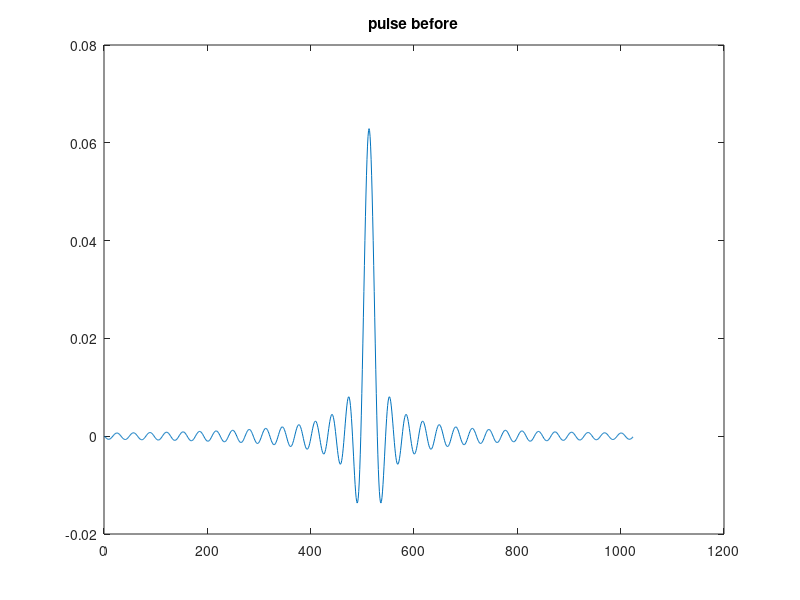
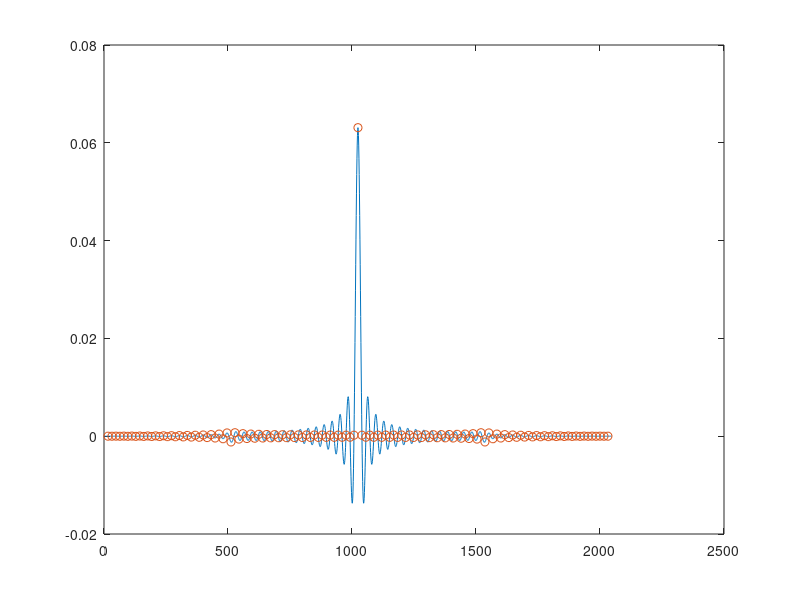

Source code (MATLAB) for these figures, in order: (Note: this script raises an error after producing the figures.)
M = 16;
N = 1024;

alpha = 0.5;

t = (-N/2:N/2-1).';

% h = rand(1024,1) - 0.5;
% h = h .* (1.0 - abs(-512:511)'./512);
h = (1/M) * sinc((1/M)*t);
h(1) = 0.0;
h = h / sum(h);

w = abs((1/M) * sinc((1/M)*t));

figure()
plot(h)
title('pulse before')

figure()
g = conv(h, h(end:-1:1));
plot(g); hold on;
[~, m0] = max(g);
m0 = rem(m0 - 1, M);
if m0 == -1
    m0 = M-1;
end
plot(m0+1:M:length(g), g(m0+1:M:end), 'o'); hold off;

for index = 1:10000
    fval = 0.0;
    gval = zeros(length(h),1);
    for m = 0:M:N-1
        [a,b] = comp(h, m0 + m);
        if (rem(index, 10) >= 0)
            if (abs(a) > abs(fval))
                fval = a;
                gval = b;
            end
        else
            fval = fval + a;
            gval = gval + b / N;
        end
    end
    gval = gval .* (1.0 - abs(-512:511)'./512);
    gval(2:512) = 0.5 * (gval(2:512) + gval(514:end));
    gval(514:end) = gval(2:512);
    gval(1) = 0.0;
    h = h - alpha * fval * gval;
    h = h ./ sum(h);
    % h(h~=0) = w .* (h(h~=0) ./ abs(h(h~=0)));
    % h = h / sqrt(h' * h);
end

figure()
plot(h)
title('pulse after')

figure()
g = conv(h, h(end:-1:1));
plot(g); hold on;
plot(1:M:length(g), g(1:M:end), 'o'); hold off;

